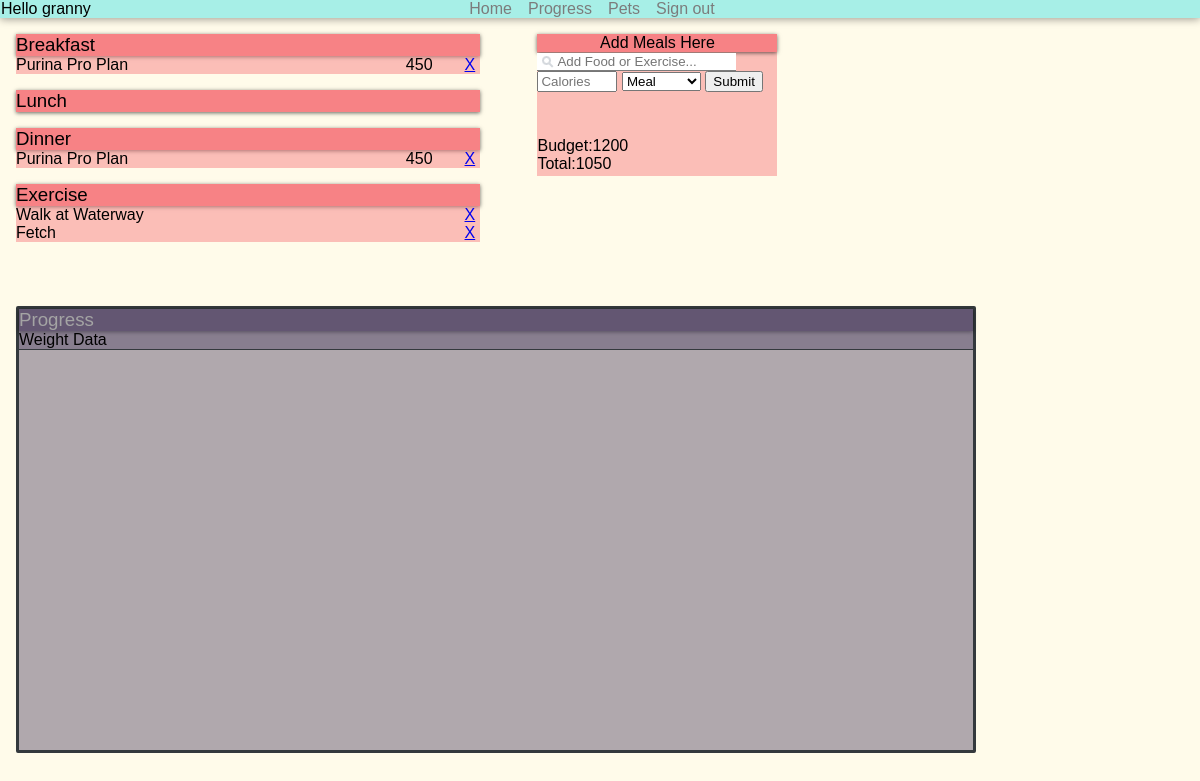
Screenshot of / (signed in) with the database file from the repository.
### app.py (models this page shows, shortened)
class UserInfo(db.Model, UserMixin):
    id = db.Column(db.Integer, primary_key=True)
    username = db.Column(db.String(20), unique=True, nullable=False)
    password = db.Column(db.String, nullable=False)
    dogFoods = db.relationship('DogFood', backref='user_info', lazy=True)
    pets = db.relationship('Pets', backref='user_info', lazy=True)

class DogFood(db.Model):
    id = db.Column(db.Integer, primary_key=True )
    user_id = db.Column(db.Integer, db.ForeignKey('user_info.id'), nullable=False)
    brandName = db.Column(db.String(50), nullable=False)
    calories = db.Column(db.Integer, default=300, nullable=False)
    meal = db.Column(db.String(15), nullable=False)
    pet = db.Column(db.String(50), nullable=False, default="Thor")
    date_created = db.Column(db.DateTime, default=datetime.utcnow)

### app.py (the view)
@app.route("/", methods=['POST', 'GET'])
@login_required
def index():
    userId = current_user.id
    petName = "Thor"
    if request.method =='POST':
        food_content = request.form['content']
        meal_content = request.form['meal']
        kcals = request.form['calories']
        new_food = DogFood(brandName=food_content, meal=meal_content, calories=kcals, user_id=userId)
        if new_food.calories == '':
            new_food.calories = 0
        try:
            db.session.add(new_food)
            db.session.commit()
            return redirect("/")
        except:
            return "There was a problem adding your food."
    else:
        foods = DogFood.query.order_by(DogFood.date_created).all()
        return render_template('index.html', foods=foods, petName=petName)

### app.py (called while the page is built)
@login_manager.user_loader
def load_user(user_id):
    return UserInfo.query.get(int(user_id))

### templates/index.html (shortened to what this page needs)
{% extends 'base.html' %}
{% block body %}
    <div class="header">
        <div id="userName" class="userName"> Hello {{ current_user.username }} </div>
        <a href="#">
            <div class="head-btns">Home</div>
        </a>
        <a href="#progress">
            <div class="head-btns">Progress</div>
        </a>
        <a href="#">
            <div class="head-btns">Pets</div>
        </a>
        <a href="{{ url_for('logout') }}">
            <div class="head-btns">Sign out</div>
        </a>
    </div>
    <div class="meal-items">
        <div class="meal-entry">
            <div class="meal-title">
                <h3>Breakfast</h3>
            </div>
            {% for food in foods %}
                {% if food.meal == 'breakfast' and current_user.id == food.user_id %}
                    <div class="logged-item">
                        <div class="item-name">
                            {{ food.brandName }}
                        </div>
                        <div class="delete-btn">
                            <div class="cal-amount">
                                {{ food.calories }}
                            </div>
                            <a href="/delete/{{food.id}}"> X </a>
                        </div>
                    </div>
                {% endif %}
            {% endfor %}
        </div>
        <div class="meal-entry">
            <div class="meal-title">
                <h3>Lunch</h3>
            </div>
        </div>
        <div class="meal-entry">
            <div class="meal-title">
                <h3>Dinner</h3>
            </div>
            {% for food in foods %}
                {% if food.meal == 'dinner' %}
                    <div class="logged-item">
                        <div class="item-name">
                            {{ food.brandName }}
                        </div>
                        <div class="delete-btn">
                            <div class="cal-amount">
                                {{ food.calories }}
                            </div>
                            <a href="/delete/{{food.id}}"> X </a>
                        </div>
                    </div>
                {% endif %}
            {% endfor %}
            </div>
        <div class="meal-entry">
            <div class="meal-title">
                <h3>Exercise</h3>
            </div>
            </div>
            {% for food in foods %}
                {% if food.meal == 'exercise' %}
                    <div class="logged-item">
                        <div class="item-name">
                            {{ food.brandName }}
                        </div>
                        <div class="delete-btn">
                            <a href="/delete/{{food.id}}"> X </a>
                        </div>
                    </div>
                {% endif %}
            {% endfor %}
            </div>
    <div class="calorie-window-container">
        <div class="calorie-window">
            <div class="head">
                Add Meals Here
            </div>
            <div class="food-input">
                <form action="/" method="POST">
                    <input type="text" class="food-search" placeholder="Add Food or Exercise..." id="content" name="content">
                    <input type="text" class="cals" placeholder="Calories" id="calories" name="calories">
                    <select name="meal" id="meal">
                        <option disabled selected value="">Meal</option>
                    </select>
                    <input type="submit" value="Submit">
                </form>
            </div>
            <div class="cal-totals">
                <div class="budget">
                    <div>Budget:</div>
                    <div class="cal-amount">1200</div>
                </div>
                <div class="total">
                    <div>Total:</div>
                    <div class="cal-amount">{{ foods|sum(attribute='calories') }}</div>
                </div>
            </div>
        </div>
    </div>
    <div class="progress" id="progress">
        <h3>Progress</h3>
        <div class="chart">Weight Data</div>
        <div id="tester" style="width:600px;height:400px;"></div>
    </div>
{% endblock %}

### static/css/main.css (style rules this page uses)
body { margin: 0; }
*, *::before, *::after { box-sizing: border-box; }
:root { --light-gray: rgb(164,164,164); --med-gray: rgb(124,124,124); --dark-gray: rgb(52,57,61); --entry-color: rgba(247,130,133,1); --item-color: rgba(247,130,133,.5); --progress-title: rgba(99,86,114,1); --progress-content: rgba(99,86,114,.5); }
html { scroll-behavior: smooth; }
body { font-family: 'Gill Sans', 'Gill Sans MT', Calibri, 'Trebuchet MS', sans-serif; background-color: rgb(255,251,234); }
.header { display: flex; justify-content: center; position: sticky; top: 0; font-size: 1rem; box-shadow: 0 1px 8px 0 rgba(0, 0, 0, .4); background-color: rgba(167,239,231,1); z-index: 10; }
.header a { padding-right: 1em; text-decoration: none; }
.head-btns { color: var(--med-gray); }
.userName { position: absolute; left: 1px; z-index: 11; }
.meal-items { display: inline-block; padding-left: 1rem; min-width: 40%; margin-right: 5px; }
.meal-entry { width: 100%; margin-top: 1rem; border-radius: 2px; }
.meal-title { background-color: var(--entry-color); box-shadow: 0 1px 4px 0 rgba(0, 0, 0, .6); max-height: 2rem; display: flex; }
h3 { font-weight: normal; margin: 0; }
.logged-item { display: flex; background-color: var(--item-color); }
.cal-amount { margin-right: 2em; }
.delete-btn { display: flex; margin-left: auto; margin-right: .3em; }
.calorie-window-container { display: inline-block; vertical-align: top; margin-top: 1rem; margin-left: 3rem; width: 20%; background-color: var(--item-color); min-height: 7rem; position: relative; }
.calorie-window .head { background-color: var(--entry-color); box-shadow: 0 1px 4px 0 rgba(0, 0, 0, .6); display: flex; justify-content: center; text-align: center; }
.food-input { margin-left: auto; padding-right: .2em; }
.food-search { border: none; border-bottom: 1px solid var(--med-gray); background-image: url('../img/search.png'); background-position: 5px 3px; background-repeat: no-repeat; padding-left: 20px; max-width: 100%; }
.cals { max-width: 5rem; }
.cal-totals { position: relative; bottom: .2rem; padding-top: 3rem; }
.total, .budget { display: flex; }
.progress { margin-left: 1rem; margin-top: 4rem; width: 80%; min-height: 25rem; position: relative; border-style: solid; border-color: var(--dark-gray); border-radius: 2px; margin-bottom: 10px; background-color: var(--progress-content) }
.progress > h3 { color: var(--light-gray); background-color: var(--progress-title); box-shadow: 0 1px 4px 0 rgba(0, 0, 0, .6); }
.chart { border-bottom: 1px solid var(--dark-gray); background-color: var(--progress-content); }

### static/css/style-login.css (style rules this page uses)
body { margin: 0; }
*, *::before, *::after { box-sizing: border-box; }
body { font-family: 'Gill Sans', 'Gill Sans MT', Calibri, 'Trebuchet MS', sans-serif; background-color: rgb(255,251,234); }
a { justify-items: center; }

### rows the page displays
UserInfo: username "granny"
DogFood: brandName "Purina Pro Plan", calories "450"
DogFood: brandName "Purina Pro Plan", calories "450"
DogFood: brandName "Walk at Waterway"
DogFood: brandName "Fetch"

### other values shown
{{ foods|sum(attribute='calories') }} "1050"
